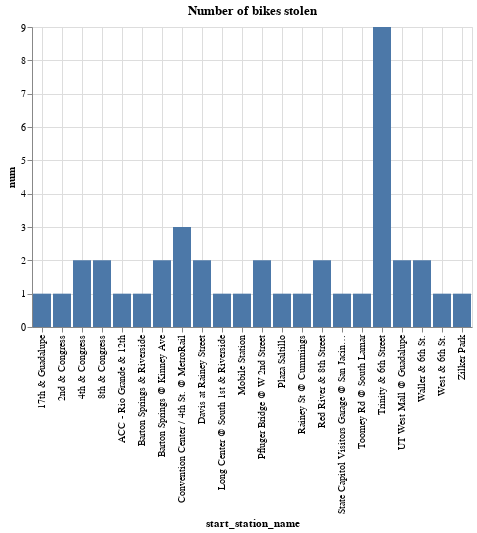

Here is the notebook cell this chart was saved with:
### Code cell
%chart "start_station_name", num, title = "Number of bikes stolen"

### Figure 1 — Vega-Lite specification as saved in the notebook (floating-point values rounded to 4 significant figures)
{"$schema": "https://vega.github.io/schema/vega-lite/v3.json", "data": {"format": {"type": "csv"}, "values": "\"start_station_name\",\"num\"\n\"ACC - Rio Grande & 12th\",\"1\"\n\"West & 6th St.\",\"1\"\n\"Zilker Park\",\"1\"\n\"Plaza Saltillo\",\"1\"\n\"Barton Springs & Riverside\",\"1\"\n\"State Capitol Visitors Garage @ San Jacinto & 12th\",\"1\"\n\"2nd & Congress\",\"1\"\n\"Convention Center / 4th St. @ MetroRail\",\"3\"\n\"Waller & 6th St.\",\"2\"\n\"Red River & 8th Street\",\"2\"\n\"Trinity & 6th Street\",\"9\"\n\"4th & Congress\",\"2\"\n\"Davis at Rainey Street\",\"2\"\n\"8th & Congress\",\"2\"\n\"UT West Mall @ Guadalupe\",\"2\"\n\"Toomey Rd @ South Lamar\",\"1\"\n\"Barton Springs @ Kinney Ave\",\"2\"\n\"Mobile Station\",\"1\"\n\"Long Center @ South 1st & Riverside\",\"1\"\n\"Pfluger Bridge @ W 2nd Street\",\"2\"\n\"Rainey St @ Cummings\",\"1\"\n\"17th & Guadalupe\",\"1\"\n"}, "encoding": {"x": {"axis": {"grid": true, "title": "start_station_name"}, "field": "start_station_name", "type": "nominal"}, "y": {"axis": {"grid": true, "title": "num"}, "field": "num", "type": "quantitative"}}, "mark": {"color": "#4C78A8", "type": "bar"}, "title": "Number of bikes stolen"}
